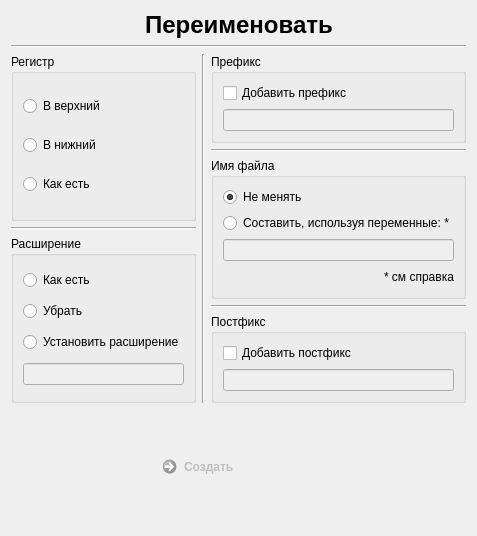
                      <widget class="QWidget" name="page">
                       <layout class="QVBoxLayout" name="verticalLayout_60">
                        <item>
                         <layout class="QHBoxLayout" name="horizontalLayout_17">
                          <item>
                           <spacer name="horizontalSpacer_24">
                            <property name="orientation">
                             <enum>Qt::Horizontal</enum>
                            </property>
                            <property name="sizeHint" stdset="0">
                             <size>
                              <width>40</width>
                              <height>20</height>
                             </size>
                            </property>
                           </spacer>
                          </item>
                          <item>
                           <widget class="QLabel" name="label_31">
                            <property name="font">
                             <font>
                              <pointsize>18</pointsize>
                              <weight>75</weight>
                              <bold>true</bold>
                             </font>
                            </property>
                            <property name="text">
                             <string>Переименовать</string>
                            </property>
                           </widget>
                          </item>
                          <item>
                           <spacer name="horizontalSpacer_30">
                            <property name="orientation">
                             <enum>Qt::Horizontal</enum>
                            </property>
                            <property name="sizeHint" stdset="0">
                             <size>
                              <width>40</width>
                              <height>20</height>
                             </size>
                            </property>
                           </spacer>
                          </item>
                         </layout>
                        </item>
                        <item>
                         <widget class="Line" name="line_24">
                          <property name="orientation">
                           <enum>Qt::Horizontal</enum>
                          </property>
                         </widget>
                        </item>
                        <item>
                         <layout class="QHBoxLayout" name="horizontalLayout_60">
                          <item>
                           <layout class="QVBoxLayout" name="verticalLayout_59">
                            <item>
                             <widget class="QGroupBox" name="groupBox_11">
                              <property name="title">
                               <string>Регистр</string>
                              </property>
                              <layout class="QVBoxLayout" name="verticalLayout_57">
                               <item>
                                <widget class="QRadioButton" name="radioButton_13">
                                 <property name="text">
                                  <string>В верхний</string>
                                 </property>
                                </widget>
                               </item>
                               <item>
                                <widget class="QRadioButton" name="radioButton_14">
                                 <property name="text">
                                  <string>В нижний</string>
                                 </property>
                                </widget>
                               </item>
                               <item>
                                <widget class="QRadioButton" name="radioButton_15">
                                 <property name="text">
                                  <string>Как есть</string>
                                 </property>
                                </widget>
                               </item>
                              </layout>
                             </widget>
                            </item>
                            <item>
                             <widget class="Line" name="line_25">
                              <property name="orientation">
                               <enum>Qt::Horizontal</enum>
                              </property>
                             </widget>
                            </item>
                            <item>
                             <widget class="QGroupBox" name="groupBox_3">
                              <property name="title">
                               <string>Расширение</string>
                              </property>
                              <layout class="QVBoxLayout" name="verticalLayout_31">
                               <item>
                                <widget class="QRadioButton" name="radioButton_16">
                                 <property name="text">
                                  <string>Как есть</string>
                                 </property>
                                </widget>
                               </item>
                               <item>
                                <widget class="QRadioButton" name="radioButton_17">
                                 <property name="text">
                                  <string>Убрать</string>
                                 </property>
                                </widget>
                               </item>
                               <item>
                                <widget class="QRadioButton" name="radioButton_18">
                                 <property name="text">
                                  <string>Установить расширение</string>
                                 </property>
                                </widget>
                               </item>
                               <item>
                                <widget class="QLineEdit" name="lineEdit_20">
                                 <property name="enabled">
                                  <bool>false</bool>
                                 </property>
                                </widget>
                               </item>
                              </layout>
                             </widget>
                            </item>
                           </layout>
                          </item>
                          <item>
                           <widget class="Line" name="line_26">
                            <property name="orientation">
                             <enum>Qt::Vertical</enum>
                            </property>
                           </widget>
                          </item>
                          <item>
                           <layout class="QVBoxLayout" name="verticalLayout_58">
                            <item>
                             <widget class="QGroupBox" name="groupBox_12">
                              <property name="title">
                               <string>Префикс</string>
                              </property>
                              <layout class="QVBoxLayout" name="verticalLayout_32">
                               <item>
                                <widget class="QCheckBox" name="checkBox_5">
                                 <property name="text">
                                  <string>Добавить префикс</string>
                                 </property>
                                </widget>
                               </item>
                               <item>
                                <widget class="QLineEdit" name="lineEdit_18">
                                 <property name="enabled">
                                  <bool>false</bool>
                                 </property>
                                </widget>
                               </item>
                              </layout>
                             </widget>
                            </item>
                            <item>
                             <widget class="Line" name="line_23">
                              <property name="orientation">
                               <enum>Qt::Horizontal</enum>
                              </property>
                             </widget>
                            </item>
                            <item>
                             <widget class="QGroupBox" name="groupBox_14">
                              <property name="title">
                               <string>Имя файла</string>
                              </property>
                              <layout class="QVBoxLayout" name="verticalLayout_56">
                               <item>
                                <widget class="QRadioButton" name="radioButton_19">
                                 <property name="text">
                                  <string>Не менять</string>
                                 </property>
                                 <property name="checked">
                                  <bool>true</bool>
                                 </property>
                                </widget>
                               </item>
                               <item>
                                <layout class="QVBoxLayout" name="verticalLayout_55">
                                 <item>
                                  <widget class="QRadioButton" name="radioButton_20">
                                   <property name="text">
                                    <string>Составить, используя переменные: *</string>
                                   </property>
                                  </widget>
                                 </item>
                                 <item>
                                  <widget class="QLineEdit" name="lineEdit_27">
                                   <property name="enabled">
                                    <bool>false</bool>
                                   </property>
                                  </widget>
                                 </item>
                                 <item>
                                  <layout class="QHBoxLayout" name="horizontalLayout_59">
                                   <item>
                                    <spacer name="horizontalSpacer_12">
                                     <property name="orientation">
                                      <enum>Qt::Horizontal</enum>
                                     </property>
                                     <property name="sizeHint" stdset="0">
                                      <size>
                                       <width>40</width>
                                       <height>20</height>
                                      </size>
                                     </property>
                                    </spacer>
                                   </item>
                                   <item>
                                    <widget class="QLabel" name="label_40">
                                     <property name="cursor">
                                      <cursorShape>PointingHandCursor</cursorShape>
                                     </property>
                                     <property name="tabletTracking">
                                      <bool>false</bool>
                                     </property>
                                     <property name="focusPolicy">
                                      <enum>Qt::NoFocus</enum>
                                     </property>
                                     <property name="contextMenuPolicy">
                                      <enum>Qt::NoContextMenu</enum>
                                     </property>
                                     <property name="text">
                                      <string>* см справка</string>
                                     </property>
                                    </widget>
                                   </item>
                                  </layout>
                                 </item>
                                </layout>
                               </item>
                              </layout>
                             </widget>
                            </item>
                            <item>
                             <widget class="Line" name="line_22">
                              <property name="orientation">
                               <enum>Qt::Horizontal</enum>
                              </property>
                             </widget>
                            </item>
                            <item>
                             <widget class="QGroupBox" name="groupBox_13">
                              <property name="title">
                               <string>Постфикс</string>
                              </property>
                              <layout class="QVBoxLayout" name="verticalLayout_33">
                               <item>
                                <widget class="QCheckBox" name="checkBox_4">
                                 <property name="text">
                                  <string>Добавить постфикс</string>
                                 </property>
                                </widget>
                               </item>
                               <item>
                                <widget class="QLineEdit" name="lineEdit_19">
                                 <property name="enabled">
                                  <bool>false</bool>
                                 </property>
                                </widget>
                               </item>
                              </layout>
                             </widget>
                            </item>
                           </layout>
                          </item>
                         </layout>
                        </item>
                        <item>
                         <layout class="QVBoxLayout" name="verticalLayout_34">
                          <item>
                           <spacer name="verticalSpacer_18">
                            <property name="orientation">
                             <enum>Qt::Vertical</enum>
                            </property>
                            <property name="sizeHint" stdset="0">
                             <size>
                              <width>20</width>
                              <height>40</height>
                             </size>
                            </property>
                           </spacer>
                          </item>
                          <item>
                           <layout class="QHBoxLayout" name="horizontalLayout_46">
                            <item>
                             <spacer name="horizontalSpacer_58">
                              <property name="orientation">
                               <enum>Qt::Horizontal</enum>
                              </property>
                              <property name="sizeHint" stdset="0">
                               <size>
                                <width>40</width>
                                <height>20</height>
                               </size>
                              </property>
                             </spacer>
                            </item>
                            <item>
                             <widget class="QCommandLinkButton" name="commandLinkButton">
                              <property name="enabled">
                               <bool>false</bool>
                              </property>
                              <property name="text">
                               <string>Создать</string>
                              </property>
                             </widget>
                            </item>
                            <item>
                             <spacer name="horizontalSpacer_59">
                              <property name="orientation">
                               <enum>Qt::Horizontal</enum>
                              </property>
                              <property name="sizeHint" stdset="0">
                               <size>
                                <width>40</width>
                                <height>20</height>
                               </size>
                              </property>
                             </spacer>
                            </item>
                           </layout>
                          </item>
                          <item>
                           <spacer name="verticalSpacer_17">
                            <property name="orientation">
                             <enum>Qt::Vertical</enum>
                            </property>
                            <property name="sizeHint" stdset="0">
                             <size>
                              <width>20</width>
                              <height>40</height>
                             </size>
                            </property>
                           </spacer>
                          </item>
                         </layout>
                        </item>
                       </layout>
                      </widget>
